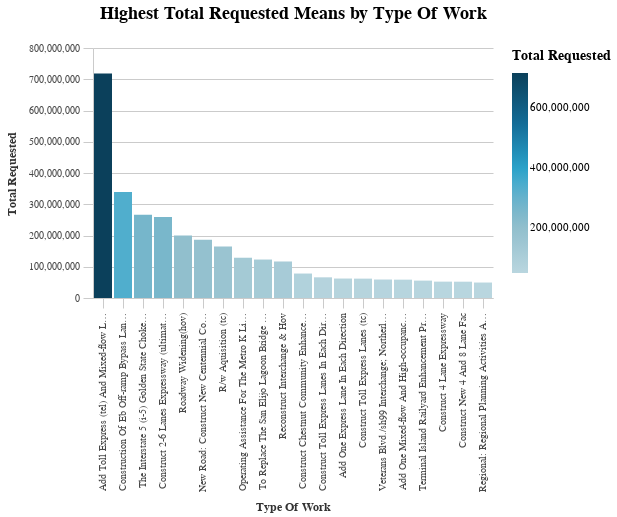

The code cell stored with this chart in its notebook:
### Code cell
test_chartfunc_sum(df, "total_requested", aggregate_by="type_of_work", aggfunc="mean")

### Figure 1 — Vega-Lite specification as saved in the notebook (floating-point values rounded to 4 significant figures)
{"width": 400, "height": 250, "background": "white", "config": {"title": {"fontSize": 18, "font": "Raleway", "anchor": "middle", "fontColor": "#333", "fontWeight": "bold", "offset": 20}, "header": {"labelFont": "Nunito Sans", "titleFont": "Raleway"}, "axis": {"domain": true, "domainColor": "#cbcbcb", "grid": true, "gridColor": "#cbcbcb", "gridWidth": 1, "labelColor": "#474747", "labelFontSize": 10, "titleColor": "#333", "tickColor": "#cbcbcb", "tickSize": 10, "titleFontSize": 12, "titlePadding": 10, "labelPadding": 4}, "axisBand": {"grid": false}, "range": {"category_bright": ["#2EA8CE", "#EB9F3C", "#F4D837", "#51BF9D", "#8CBCCB", "#9487C0"], "category_bold": ["#136C97", "#E16B26", "#F6BF16", "#00896B", "#7790A3", "#5B559C"], "diverging": ["#E16B26", "#EB9F3C", "#f6e7e1", "#8CBCCB", "#2EA8CE", "#136C97"], "sequential": ["#B9D6DF", "#8CBCCB", "#2EA8CE", "#136C97", "#0B405B"]}, "legend": {"labelFont": "Nunito Sans", "labelFontSize": 11, "symbolType": "square", "symbolSize": 30, "titleFont": "Raleway", "titleFontSize": 14, "titlePadding": 10, "padding": 1, "orient": "right", "labelLimit": 0}, "view": {"stroke": "transparent"}, "group": {"fill": "white"}, "arc": {"fill": "#8CBCCB"}, "area": {"fill": "#8CBCCB"}, "line": {"stroke": "#8CBCCB", "strokeWidth": 2}, "trail": {"color": "#8CBCCB", "stroke": "#8CBCCB", "strokeWidth": 0, "size": 1}, "path": {"stroke": "#8CBCCB", "strokeWidth": 0.5}, "rect": {"fill": "#8CBCCB"}, "point": {"filled": true, "shape": "circle"}, "shape": {"stroke": "#8CBCCB"}, "text": {"font": "Nunito Sans", "color": "#8CBCCB", "fontSize": 11, "align": "center", "fontWeight": 400, "size": 11}, "bar": {"binSpacing": 2, "fill": "#8CBCCB", "stroke": false}}, "data": {"name": "data-14c596da3be1d15b908bec183437469c"}, "mark": {"type": "bar"}, "encoding": {"color": {"field": "total_requested", "legend": {"title": "Total Requested"}, "scale": {"range": ["#B9D6DF", "#8CBCCB", "#2EA8CE", "#136C97", "#0B405B"]}, "type": "quantitative"}, "x": {"field": "type_of_work", "sort": "-y", "title": "Type Of Work", "type": "nominal"}, "y": {"field": "total_requested", "title": "Total Requested", "type": "quantitative"}}, "title": "Highest Total Requested Means by Type Of Work", "$schema": "https://vega.github.io/schema/vega-lite/v5.8.0.json", "datasets": {"data-14c596da3be1d15b908bec183437469c": [{"type_of_work": "Add Toll Express (tel) And Mixed-flow Lanes In Each Direction", "total_requested": 718400000.0}, {"type_of_work": "Construction Of Eb Off-ramp Bypass Lane From Sr-60, A New Eb Travel Lane, An Eb ", "total_requested": 338900000.0}, {"type_of_work": "The Interstate 5 (i-5) Golden State Chokepoint Relief Project (the Project) Offers A ", "total_requested": 266800000.0}, {"type_of_work": "Construct 2-6 Lanes Expressway (ultimate Build-out) - Phase 1 > Constructs 4 ", "total_requested": 259500000.0}, {"type_of_work": "Roadway Widening(hov)", "total_requested": 199900000.0}, {"type_of_work": "New Road: Construct New Centennial Corridor Mainline And Interchange And", "total_requested": 186700000.0}, {"type_of_work": "R/w Aquisition (tc)", "total_requested": 165000000.0}, {"type_of_work": "Operating Assistance For The Metro K Line And R.c.", "total_requested": 128900000.0}, {"type_of_work": "To Replace The San Elijo Lagoon Bridge And Uc. Construct Hov Lanes, San Elijo", "total_requested": 123100000.0}, {"type_of_work": "Reconstruct Interchange & Hov", "total_requested": 116900000.0}, {"type_of_work": "Construct Chestnut Community Enhancement, Sound Wall, Auxiliary Lane From ", "total_requested": 78280000.0}, {"type_of_work": "Construct Toll Express Lanes In Each Direction", "total_requested": 66150000.0}, {"type_of_work": "Add One Express Lane In Each Direction", "total_requested": 62290000.0}, {"type_of_work": "Construct Toll Express Lanes (tc)", "total_requested": 61980000.0}, {"type_of_work": "Veterans Blvd./sh99 Interchange; Northerly Jug Handle; Veterans Blvd. ", "total_requested": 59150000.0}, {"type_of_work": "Add One Mixed-flow And High-occupancy Lane In Each Direction And Repair", "total_requested": 58700000.0}, {"type_of_work": "Terminal Island Railyard Enhancement Project: This Project Entails The Addition ", "total_requested": 55650000.0}, {"type_of_work": "Construct 4 Lane Expressway", "total_requested": 52400000.0}, {"type_of_work": "Construct New 4 And 8 Lane Fac", "total_requested": 52220000.0}, {"type_of_work": "Regional: Regional Planning Activities And Planning, Programming And ", "total_requested": 49500000.0}]}}
